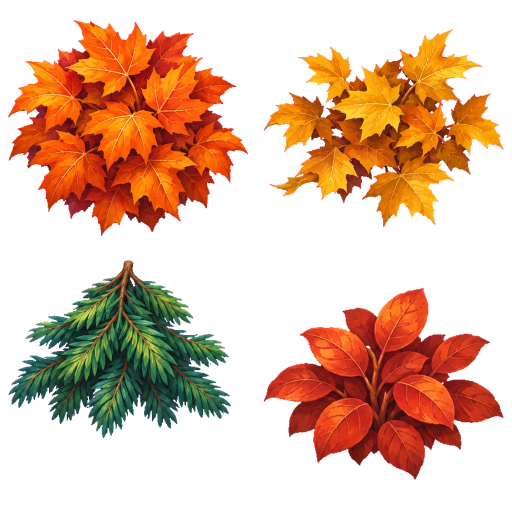
#> input picture tex/foliage.webp, 1024 x 1024 px, given in place of foliage.png, which was not available (shown at 1/2 size)
$ python foliage.py ../../tex/foliage.webp
#> lines starting #> are read from the running program, lines starting #| are printed output that depends on the picture; after the words box and inside, x2 and y2 are one past the last pixel; in counts of white or black regions, pixels touching at a corner belong together
# /// script
# requires-python = ">=3.10"
# dependencies = ["numpy", "pillow"]
# ///
"""Turns the painted foliage sheet into the cut-out atlas the trees are built from.

    uv run tools/tex/foliage.py [--src shots/texsrc/foliage.png]

The sheet (tools/tex/gen.sh foliage; prompt in public/tex/prompts/foliage.txt)
is four clumps on flat magenta in a 2x2 grid: leaf clump, looser leaf clump,
conifer bough, shrub tuft. This keys out the magenta, replaces the colour of
every edge and background pixel with the colour of the foliage beside it (so
no pink fringe survives filtering), crops each clump to its own square and
writes public/tex/foliage.webp, 1024x1024 RGBA with one clump per 512 cell in
the same order. shots/texcheck/foliage.jpg shows the result over dark and
light grounds: look for fringes and holes before accepting it.
"""
import os
import sys

import numpy as np
from PIL import Image, ImageFilter

HERE = os.path.dirname(os.path.abspath(__file__))
ROOT = os.path.dirname(os.path.dirname(HERE))
CELL = 512
MARGIN = 0.035


def smooth(a, b, x):
    t = np.clip((x - a) / (b - a), 0, 1)
    return t * t * (3 - 2 * t)


def blur(a: np.ndarray, r: float) -> np.ndarray:
    im = Image.fromarray((np.clip(a, 0, 1) * 255).astype(np.uint8))
    return np.asarray(im.filter(ImageFilter.GaussianBlur(r))).astype(np.float64) / 255


def main() -> None:
    args = sys.argv[1:]
    src = os.path.join(ROOT, "shots", "texsrc", "foliage.png")
    if "--src" in args:
        src = args[args.index("--src") + 1]
    im = Image.open(src).convert("RGB")
    a = np.asarray(im).astype(np.float64) / 255
    r, g, b = a[..., 0], a[..., 1], a[..., 2]
    # magenta is high red and blue with no green; no leaf colour comes near it
    key = np.minimum(r, b) - g
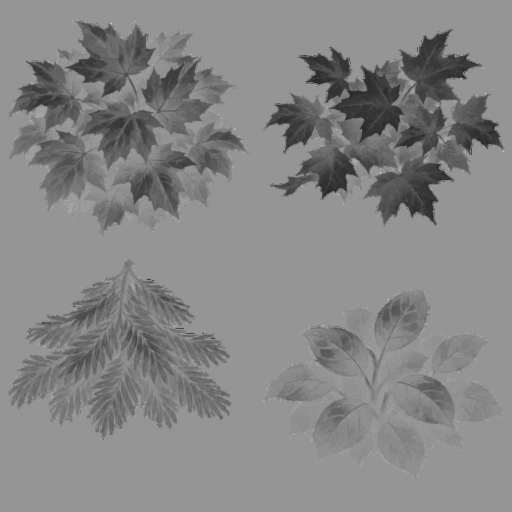
#> key: shape (1024, 1024) float64 (shown at 1/2 size); min -0.945, max 0.667, mean -0.0929; drawn with min black and max white
    alpha = 1 - smooth(0.12, 0.42, key)
    # colour for everything that is not solidly foliage: the foliage nearby, spread outward
    solid = (alpha > 0.97).astype(np.float64)
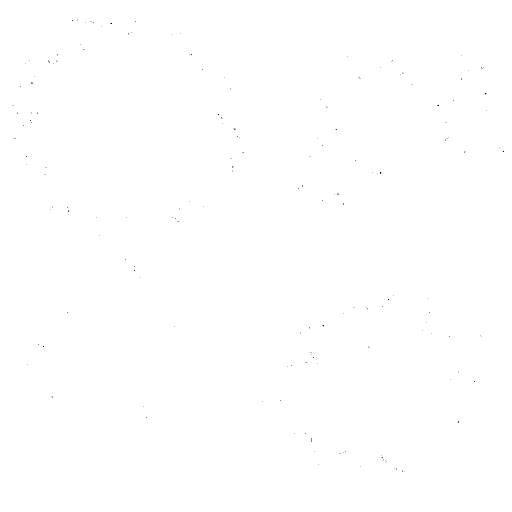
#> solid: shape (1024, 1024) float64 (shown at 1/2 size); values 0 (black) and 1 (white), 100% white; black in thin lines or dots, all inside (x1, y1, x2, y2) = (25, 39, 1008, 943)
    fill = a * solid[..., None]
    wsum = solid.copy()
    rgb = a.copy()
    known = solid.copy()
    for rad in (1.5, 3, 6, 12, 24, 48, 96):
        num = np.stack([blur(fill[..., c], rad) for c in range(3)], axis=-1)
        den = blur(wsum, rad)
        est = num / np.maximum(den, 1e-4)[..., None]
        take = (known < 0.5) & (den > 0.02)
        rgb[take] = est[take]
        known[take] = 1
#> den: shape (1024, 1024) float64; every value is 1
    rgba = np.dstack([rgb, alpha])
    h, w = alpha.shape
#> h = 1024; w = 1024
    out = np.zeros((CELL * 2, CELL * 2, 4))
    for cell in range(4):
        cx, cy = cell % 2, cell // 2
        q = rgba[cy * h // 2:(cy + 1) * h // 2, cx * w // 2:(cx + 1) * w // 2]
        ys, xs = np.where(q[..., 3] > 0.5)
        x0, x1, y0, y1 = xs.min(), xs.max() + 1, ys.min(), ys.max() + 1
        side = int(max(x1 - x0, y1 - y0) * (1 + 2 * MARGIN))
        mx, my = (x0 + x1) // 2, (y0 + y1) // 2
        # the bough hangs from its twig: keep the twig at the top edge, centred
        if cell == 2:
            top = np.where(q[y0:y0 + 6, :, 3] > 0.5)[1]
            mx = int(top.mean())
            side = int(max(2 * max(mx - x0, x1 - mx), y1 - y0) * (1 + 2 * MARGIN))
            my = y0 + side // 2 - int(side * MARGIN * 0.5)
        sq = np.zeros((side, side, 4))
        sq[..., :3] = q[ys, xs, :3].mean(axis=0)
        sx0, sy0 = mx - side // 2, my - side // 2
        ax0, ay0 = max(0, sx0), max(0, sy0)
        ax1, ay1 = min(q.shape[1], sx0 + side), min(q.shape[0], sy0 + side)
        sq[ay0 - sy0:ay1 - sy0, ax0 - sx0:ax1 - sx0] = q[ay0:ay1, ax0:ax1]
        tile = Image.fromarray((np.clip(sq, 0, 1) * 255 + 0.5).astype(np.uint8), "RGBA").resize((CELL, CELL), Image.LANCZOS)
        out[cy * CELL:(cy + 1) * CELL, cx * CELL:(cx + 1) * CELL] = np.asarray(tile).astype(np.float64) / 255
#> this loop made 4 passes
#> (sx0, sy0) on passes 1 to 4: (-17, -17), (-17, -17), (-19, -9), (-17, -17)
#> pass 1, in main, `q = rgba[cy * h // 2:(cy + 1) * h // 2, cx * w // 2:(cx + 1) * w // 2]`:
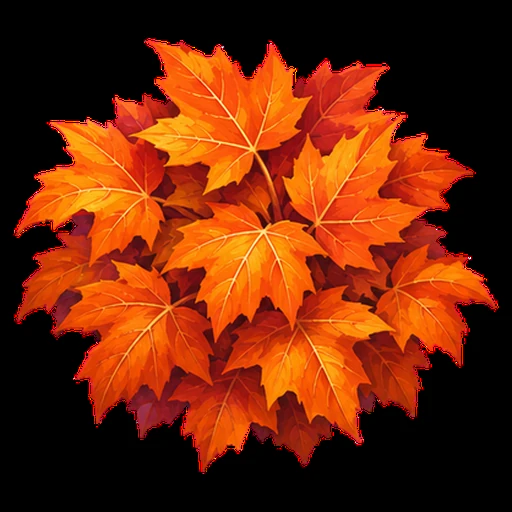
#> q: shape (512, 512, 4) float64; mean R, G, B, A 0.431, 0.152, 0.032, 1; transparent parts drawn white
#> after the loop:
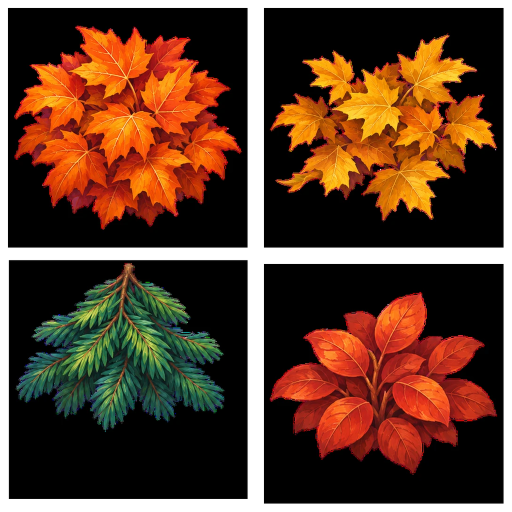
#> out: shape (1024, 1024, 4) float64 (shown at 1/2 size); mean R, G, B, A 0.244, 0.117, 0.0419, 0.874; transparent parts drawn white
#> after the loop:
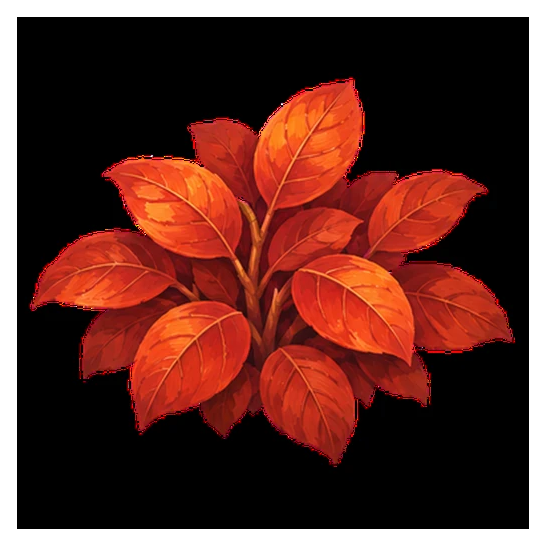
#> sq: shape (547, 547, 4) float64; mean R, G, B, A 0.288, 0.0787, 0.0453, 0.876; transparent parts drawn white
    res = Image.fromarray((np.clip(out, 0, 1) * 255 + 0.5).astype(np.uint8), "RGBA")
    dst = os.path.join(ROOT, "public", "tex", "foliage.webp")
    res.save(dst, "WEBP", quality=90, alpha_quality=100, method=6, exact=True)
    back = Image.open(dst).convert("RGBA")
    check = Image.new("RGB", (CELL * 4, CELL * 2))
#> check: PIL image 2048x1024 RGB; every value is 0
    for i, colour in enumerate(((24, 30, 44), (236, 232, 220))):
        bg = Image.new("RGBA", back.size, colour + (255,))
        # as the game cuts it: hard at half alpha
        cut = back.copy()
        cut.putalpha(back.getchannel("A").point(lambda v: 255 if v >= 128 else 0))
        check.paste(Image.alpha_composite(bg, cut).convert("RGB"), (i * CELL * 2, 0))
#> this loop made 2 passes
#> pass 1, in main, `bg = Image.new("RGBA", back.size, colour + (255,))`:
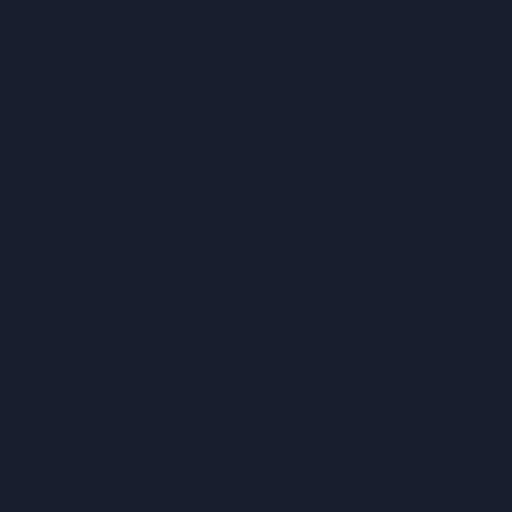
#> bg: PIL image 1024x1024 RGBA (shown at 1/2 size); mean R, G, B, A 24, 30, 44, 255
    os.makedirs(os.path.join(ROOT, "shots", "texcheck"), exist_ok=True)
    check.resize((CELL * 2, CELL)).save(os.path.join(ROOT, "shots", "texcheck", "foliage.jpg"), quality=90)
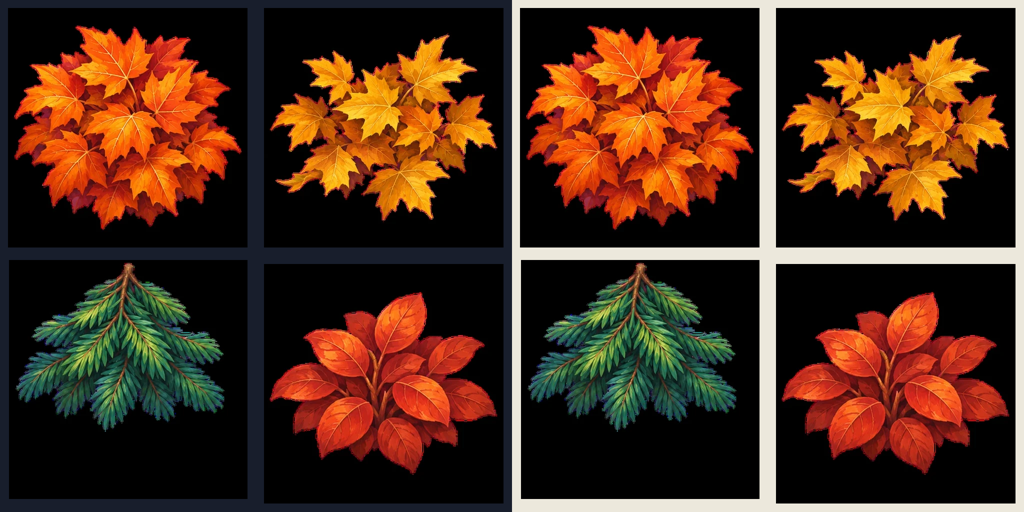
#> saved as foliage.jpg: PIL image 1024x512 RGB; mean R, G, B 78.7, 46.5, 27.6
    print(f"foliage: {os.path.getsize(dst) // 1024} KB -> {dst}")


if __name__ == "__main__":
    main()
